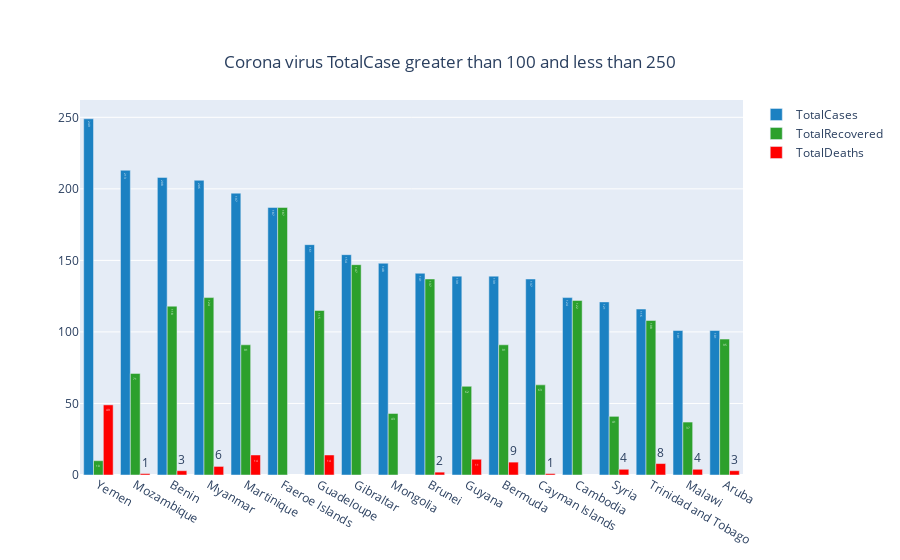

Notebook code cell kept with this figure:
### Code cell
fig = go.Figure()

fig.add_trace(go.Bar(
    x=df["Country,Other"][((df.TotalCases<250 )&(df.TotalCases>100))],
    y=df.TotalCases[((df.TotalCases<250 )&(df.TotalCases>100))],
    name='TotalCases',
    marker_color='#1b81c2',
    text=df.TotalCases[((df.TotalCases<250 )&(df.TotalCases>100))],
    textposition='auto'
))
fig.add_trace(go.Bar(
    x=df["Country,Other"][((df.TotalCases<250 )&(df.TotalCases>100))],
    y=df["TotalRecovered"][((df.TotalCases<250 )&(df.TotalCases>100))],
    name='TotalRecovered',
    marker_color='#2ca02c',
    text=df.TotalRecovered[((df.TotalCases<250 )&(df.TotalCases>100))],
    textposition='auto'
))

fig.add_trace(go.Bar(
    x=df["Country,Other"][((df.TotalCases<250 )&(df.TotalCases>100))],
    y=df.TotalDeaths[((df.TotalCases<250 )&(df.TotalCases>100))],
    name='TotalDeaths',
    marker_color='red',
    text=df.TotalDeaths[((df.TotalCases<250 )&(df.TotalCases>100))],
    textposition='auto'
))
fig.update_layout(
    title={
        'text': "Corona virus TotalCase greater than 100 and less than 250",
        'y':0.9,
        'x':0.5,
        'xanchor': 'center',
        'yanchor': 'top'})
fig

### Figure 1 — Plotly figure (JSON) as saved in the notebook; plotly's stock layout.template omitted (floating-point values rounded to 4 significant figures)
{"data": [{"marker": {"color": "#1b81c2"}, "name": "TotalCases", "text": [249, 213, 208, 206, 197, 187, 161, 154, 148, 141, 139, 139, 137, 124, 121, 116, 101, 101], "textposition": "auto", "type": "bar", "x": ["Yemen", "Mozambique", "Benin", "Myanmar", "Martinique", "Faeroe Islands", "Guadeloupe", "Gibraltar", "Mongolia", "Brunei", "Guyana", "Bermuda", "Cayman Islands", "Cambodia", "Syria", "Trinidad and Tobago", "Malawi", "Aruba"], "y": [249, 213, 208, 206, 197, 187, 161, 154, 148, 141, 139, 139, 137, 124, 121, 116, 101, 101]}, {"marker": {"color": "#2ca02c"}, "name": "TotalRecovered", "text": [10, 71, 118, 124, 91, 187, 115, 147, 43, 137, 62, 91, 63, 122, 41, 108, 37, 95], "textposition": "auto", "type": "bar", "x": ["Yemen", "Mozambique", "Benin", "Myanmar", "Martinique", "Faeroe Islands", "Guadeloupe", "Gibraltar", "Mongolia", "Brunei", "Guyana", "Bermuda", "Cayman Islands", "Cambodia", "Syria", "Trinidad and Tobago", "Malawi", "Aruba"], "y": [10, 71, 118, 124, 91, 187, 115, 147, 43, 137, 62, 91, 63, 122, 41, 108, 37, 95]}, {"marker": {"color": "red"}, "name": "TotalDeaths", "text": [49, 1, 3, 6, 14, null, 14, null, null, 2, 11, 9, 1, null, 4, 8, 4, 3], "textposition": "auto", "type": "bar", "x": ["Yemen", "Mozambique", "Benin", "Myanmar", "Martinique", "Faeroe Islands", "Guadeloupe", "Gibraltar", "Mongolia", "Brunei", "Guyana", "Bermuda", "Cayman Islands", "Cambodia", "Syria", "Trinidad and Tobago", "Malawi", "Aruba"], "y": [49, 1, 3, 6, 14, null, 14, null, null, 2, 11, 9, 1, null, 4, 8, 4, 3]}], "layout": {"title": {"text": "Corona virus TotalCase greater than 100 and less than 250", "x": 0.5, "xanchor": "center", "y": 0.9, "yanchor": "top"}}}
